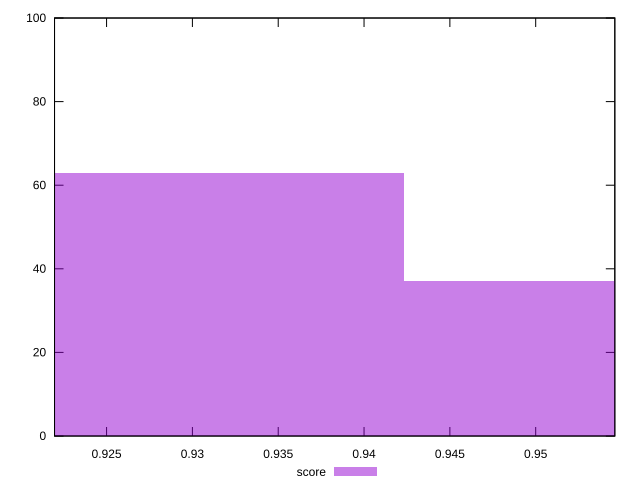

Here is the gnuplot script that generated this plot:
reset

$score <<EOF
0.9594857126490576 37
0.9252183657687341 63
EOF

set key outside below
set boxwidth 0.034267346880323485
set xrange [0.9219679058503829:0.9546101949472406]
set yrange [0:100]
set trange [0:100]
set style fill transparent solid 0.5 noborder
set terminal svg size 640, 490 enhanced background rgb 'white'
set output "reprap/first-contentful-paint/samples/pages+cached+nointeractive/score/histogram.svg"

plot $score title "score" with boxes

reset
